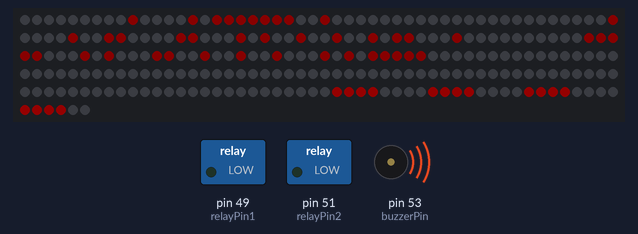
A sketch run on a simulated Arduino Mega 2560, built with avr-gcc and run on an emulated ATmega2560. On the bench: 256 RGB LEDs in strip order, left to right, continuing on the next row, switched loads named in the sketch (green lamp = pin HIGH), buzzer (waves = sounding, pin HIGH). Dim RGB values are drawn brighter than linear; what the sketch prints to the serial monitor is not drawn.

Above: at 0.3 s.

The sketch:

ledmatrix.ino
```cpp
/*

   Author: per-olav & halvardrusas
   With relays for power
*/

#include <FastLED.h>
#include "LEDMatrix.h"

#define SIZE_X 32
#define SIZE_Y 8
#define DATA_PIN 9

const int relayPin1 = 49; //relay
const int relayPin2 = 51;
const int buzzerPin = 53;

CRGB leds[SIZE_X * SIZE_Y];
LEDMatrix* ledMatrixP;

void setup() {

  pinMode(relayPin1, OUTPUT); //relay
  pinMode(relayPin2, OUTPUT);
  pinMode(buzzerPin,OUTPUT);

  digitalWrite(relayPin1, LOW); //LOW IS HIGH, HIGH IS LOW
  digitalWrite(relayPin2, LOW);
  digitalWrite(buzzerPin, LOW);
  delay(200);
  digitalWrite(buzzerPin,HIGH);
  FastLED.addLeds<NEOPIXEL, DATA_PIN>(leds, SIZE_X * SIZE_Y, 0);
  ledMatrixP = new LEDMatrix(SIZE_X, SIZE_Y, leds);
  Serial.begin(9600);
  Serial.println("Start");
  FastLED.clear();
  FastLED.show();
  ledMatrixP->showTextHSV("120", 0, 0, 250, 50);
  ledMatrixP->drawRectangleRGB(28,2,4,4,20,0,0);
  //ledMatrixP->drawRectangleRGB(29,3,3,2,0,20,0);
  //ledMatrixP->drawRectangleRGB(29,6,3,2,0,0,20);
}


void loop() {
  ledMatrixP->updateText();

  FastLED.show();
}
```

LEDMatrix.cpp
```cpp
/*
Members of class LEDMatrix
*/

#include "LEDMatrix.h"
#include <FastLED.h>
#include "asciifont.h"

LEDMatrix::LEDMatrix(const int sX, const int sY, CRGB* ledArray) {
  sizeX = sX;
  sizeY = sY;
  leds = ledArray;
}

void LEDMatrix::setAllLedsHSV(const uint8_t hue, const uint8_t saturation,
                              const uint8_t intensity) {
  for (int i = 0; i < sizeX * sizeY; i++) {
    leds[i] = CHSV(hue, saturation, intensity);
  }
  FastLED.show();
}

void LEDMatrix::setAllLedsRGB(const uint8_t red, const uint8_t green,
                              const uint8_t blue) {
  for (int i = 0; i < sizeX * sizeY; i++) {
    leds[i] = CRGB(red, green, blue);
  }
  FastLED.show();
}


int LEDMatrix::pixel(int x, int y) {
  int lednumber;
  if (x % 2 == 0) {
    lednumber = 8 * x + y;
  }
  else {
    lednumber = 8 * x + (7 - y);
  }
  return lednumber;
}

void LEDMatrix::showCharacterHSV(unsigned char c, float x_pos, int hue, int sat, int val) {
  int ind0 = (c - sizeX) * 5;

  for (int x = 0; x < 5; x++) {
    unsigned char fontCol = Font5x7[ind0 + x];
    unsigned char p = 1;

    for (int y = 0; y < sizeY; y++) {

      int isOn = ((int)(fontCol & p) != 0);
      int px = pixel(x_pos + x, y);
      if (px >= 0 && px < (sizeX * sizeY)) {
        leds[px].setHSV(hue, sat, isOn * val);
      }
      p = p << 1;
    }
  }
}

void LEDMatrix::showTextHSV(char* str, float x_pos, int hue, int sat, int val) {
  strncpy(text, str, maxCharInText);
  text[maxCharInText] = '\0';
  timeWhenCalled = millis();
  startX_pos = x_pos;
  this->hue = hue;
  this->sat = sat;
  this->val = val;
}

void LEDMatrix::updateText() {
  int len = strlen(text);
  if (!scroll) {
    for (int i = 0; i < len; i++) {
      showCharacterHSV(text[i], startX_pos + i * 6, hue, sat, val);
    }
  }
  else {
    FastLED.clear();
    unsigned long t = millis();
    for (int i = 0; i < len; i++) {
      showCharacterHSV(text[i], startX_pos - (t - timeWhenCalled) * 0.01 + i * 6, hue, sat, val);
    }
  }
}

void LEDMatrix::setScroll(bool scrollOn) {
  scroll = scrollOn;
}

void LEDMatrix::drawRectangleRGB(int x0, int y0, int width, int height, int R, int G, int B){
  for (int i = 0; i<width;i++){
    for (int j = 0; j<height; j++){
      leds[pixel(x0+i,y0+j)] = CRGB(R, G, B);
    }
  }
}
```

LEDMatrix.h
```cpp
#ifndef LEDMATRIX_H
#define LEDMATRIX_H

#include <FastLED.h>

class LEDMatrix {
  private:
    CRGB* leds;
    int sizeX;
    int sizeY;
    int pixel(int x, int y);
    static const int maxCharInText = 25;
    char text[maxCharInText+1];
    unsigned long timeWhenCalled;
    float startX_pos;
    int hue;
    int sat;
    int val;
    bool scroll = false;
  public:
    LEDMatrix(const int sizeX, const int sizeY, CRGB* leds);
    void setAllLedsHSV(const uint8_t hue, const uint8_t saturation,
                       const uint8_t intensity);
    void setAllLedsRGB(const uint8_t hue, const uint8_t saturation,
                       const uint8_t intensity);
    void showCharacterHSV(unsigned char c, float x_pos, int hue, int sat, int val);
    void showTextHSV(char* str, float x_pos, int hue, int sat, int val);
    void updateText();
    void setScroll(bool scrollOn);
    void LEDMatrix::drawRectangleRGB(int x0, int y0, int width, int height, int R, int G, int B);
};

#endif
```

Source omitted: asciifont.h (data table, 4082 bytes)
